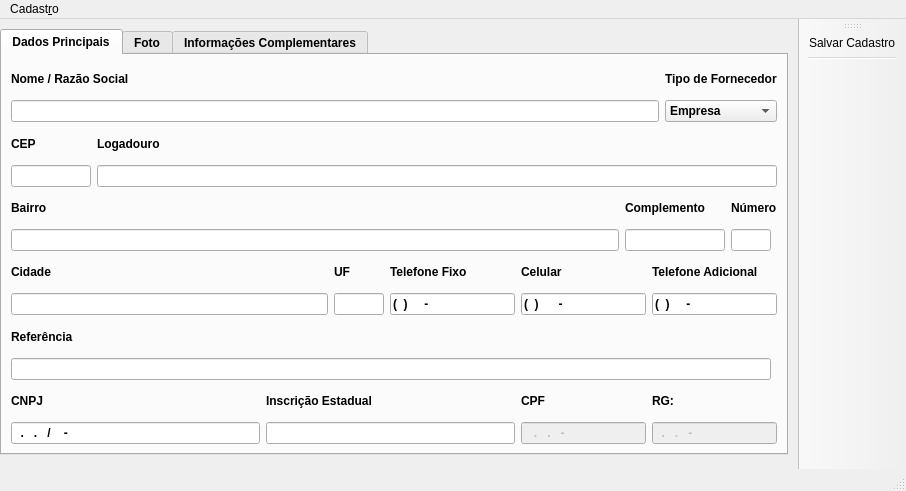
<?xml version="1.0" encoding="UTF-8"?>
<ui version="4.0">
 <class>new_supplier</class>
 <widget class="QMainWindow" name="new_supplier">
  <property name="geometry">
   <rect>
    <x>0</x>
    <y>0</y>
    <width>906</width>
    <height>491</height>
   </rect>
  </property>
  <property name="windowTitle">
   <string>MainWindow</string>
  </property>
  <widget class="QWidget" name="centralwidget">
   <widget class="QTabWidget" name="tabWidget">
    <property name="geometry">
     <rect>
      <x>0</x>
      <y>10</y>
      <width>788</width>
      <height>426</height>
     </rect>
    </property>
    <property name="font">
     <font>
      <weight>75</weight>
      <bold>true</bold>
     </font>
    </property>
    <property name="currentIndex">
     <number>0</number>
    </property>
    <property name="tabBarAutoHide">
     <bool>false</bool>
    </property>
    <widget class="QWidget" name="tab_3">
     <attribute name="title">
      <string>Dados Principais</string>
     </attribute>
     <layout class="QGridLayout" name="gridLayout_21">
      <item row="3" column="0">
       <layout class="QGridLayout" name="gridLayout_3">
        <item row="1" column="1">
         <widget class="QLineEdit" name="uf_lineEdit_mainData">
          <property name="sizePolicy">
           <sizepolicy hsizetype="Fixed" vsizetype="Preferred">
            <horstretch>1</horstretch>
            <verstretch>0</verstretch>
           </sizepolicy>
          </property>
          <property name="maximumSize">
           <size>
            <width>50</width>
            <height>16777215</height>
           </size>
          </property>
          <property name="text">
           <string/>
          </property>
         </widget>
        </item>
        <item row="1" column="4">
         <widget class="QLineEdit" name="additionalPhone_lineEdit_mainData">
          <property name="inputMask">
           <string>(00) 0000-0000</string>
          </property>
          <property name="text">
           <string>() -</string>
          </property>
         </widget>
        </item>
        <item row="0" column="2">
         <widget class="QLabel" name="label_23">
          <property name="text">
           <string>Telefone Fixo</string>
          </property>
         </widget>
        </item>
        <item row="0" column="4">
         <widget class="QLabel" name="label_25">
          <property name="text">
           <string>Telefone Adicional</string>
          </property>
         </widget>
        </item>
        <item row="1" column="3">
         <widget class="QLineEdit" name="cellPhone_lineEdit_mainData">
          <property name="inputMask">
           <string>(00) 00000-0000</string>
          </property>
          <property name="text">
           <string>() -</string>
          </property>
         </widget>
        </item>
        <item row="1" column="2">
         <widget class="QLineEdit" name="landlinePhone_lineEdit_mainData">
          <property name="inputMask">
           <string>(00) 0000-0000</string>
          </property>
         </widget>
        </item>
        <item row="0" column="3">
         <widget class="QLabel" name="label_21">
          <property name="text">
           <string>Celular</string>
          </property>
         </widget>
        </item>
        <item row="0" column="1">
         <widget class="QLabel" name="label_24">
          <property name="text">
           <string>UF</string>
          </property>
         </widget>
        </item>
        <item row="0" column="0">
         <widget class="QLabel" name="label_22">
          <property name="text">
           <string>Cidade</string>
          </property>
         </widget>
        </item>
        <item row="1" column="0">
         <widget class="QLineEdit" name="city_lineEdit_mainData">
          <property name="sizePolicy">
           <sizepolicy hsizetype="Fixed" vsizetype="Fixed">
            <horstretch>50</horstretch>
            <verstretch>0</verstretch>
           </sizepolicy>
          </property>
          <property name="maximumSize">
           <size>
            <width>500</width>
            <height>16777215</height>
           </size>
          </property>
         </widget>
        </item>
       </layout>
      </item>
      <item row="5" column="0">
       <layout class="QGridLayout" name="gridLayout_12">
        <item row="0" column="0">
         <widget class="QLabel" name="label_38">
          <property name="sizePolicy">
           <sizepolicy hsizetype="Minimum" vsizetype="Minimum">
            <horstretch>0</horstretch>
            <verstretch>0</verstretch>
           </sizepolicy>
          </property>
          <property name="text">
           <string>CNPJ</string>
          </property>
         </widget>
        </item>
        <item row="0" column="5">
         <widget class="QLabel" name="label_36">
          <property name="sizePolicy">
           <sizepolicy hsizetype="Minimum" vsizetype="Minimum">
            <horstretch>0</horstretch>
            <verstretch>0</verstretch>
           </sizepolicy>
          </property>
          <property name="text">
           <string>RG:</string>
          </property>
         </widget>
        </item>
        <item row="1" column="5">
         <widget class="QLineEdit" name="rg_lineEdit_mainData">
          <property name="enabled">
           <bool>false</bool>
          </property>
          <property name="locale">
           <locale language="Portuguese" country="Brazil"/>
          </property>
          <property name="inputMask">
           <string>00.000.000-0</string>
          </property>
          <property name="text">
           <string>..-</string>
          </property>
         </widget>
        </item>
        <item row="0" column="2" colspan="2">
         <widget class="QLabel" name="label_37">
          <property name="sizePolicy">
           <sizepolicy hsizetype="Minimum" vsizetype="Minimum">
            <horstretch>0</horstretch>
            <verstretch>0</verstretch>
           </sizepolicy>
          </property>
          <property name="text">
           <string>CPF</string>
          </property>
         </widget>
        </item>
        <item row="1" column="2" colspan="2">
         <widget class="QLineEdit" name="cpf_lineEdit_mainData">
          <property name="enabled">
           <bool>false</bool>
          </property>
          <property name="inputMask">
           <string>000.000.000-00</string>
          </property>
          <property name="text">
           <string>..-</string>
          </property>
         </widget>
        </item>
        <item row="1" column="0">
         <widget class="QLineEdit" name="cnpj_lineEdit_mainData">
          <property name="sizePolicy">
           <sizepolicy hsizetype="Expanding" vsizetype="Fixed">
            <horstretch>150</horstretch>
            <verstretch>0</verstretch>
           </sizepolicy>
          </property>
          <property name="inputMask">
           <string>00.000.000/0000-00</string>
          </property>
          <property name="text">
           <string>../-</string>
          </property>
         </widget>
        </item>
        <item row="0" column="1">
         <widget class="QLabel" name="label_39">
          <property name="sizePolicy">
           <sizepolicy hsizetype="Minimum" vsizetype="Minimum">
            <horstretch>0</horstretch>
            <verstretch>0</verstretch>
           </sizepolicy>
          </property>
          <property name="text">
           <string>Inscrição Estadual</string>
          </property>
         </widget>
        </item>
        <item row="1" column="1">
         <widget class="QLineEdit" name="stateInscription_lineEdit_mainData">
          <property name="sizePolicy">
           <sizepolicy hsizetype="Expanding" vsizetype="Fixed">
            <horstretch>150</horstretch>
            <verstretch>0</verstretch>
           </sizepolicy>
          </property>
          <property name="text">
           <string/>
          </property>
         </widget>
        </item>
       </layout>
      </item>
      <item row="0" column="0">
       <layout class="QGridLayout" name="gridLayout_4">
        <item row="2" column="0">
         <widget class="QLineEdit" name="name_lineEdit_mainData">
          <property name="locale">
           <locale language="Portuguese" country="Brazil"/>
          </property>
          <property name="inputMask">
           <string/>
          </property>
         </widget>
        </item>
        <item row="2" column="1">
         <widget class="QComboBox" name="customerType_comboBox_mainData">
          <item>
           <property name="text">
            <string>Empresa</string>
           </property>
          </item>
          <item>
           <property name="text">
            <string>Pessoa Física</string>
           </property>
          </item>
         </widget>
        </item>
        <item row="1" column="0">
         <widget class="QLabel" name="label_26">
          <property name="sizePolicy">
           <sizepolicy hsizetype="Minimum" vsizetype="Minimum">
            <horstretch>0</horstretch>
            <verstretch>0</verstretch>
           </sizepolicy>
          </property>
          <property name="text">
           <string>Nome / Razão Social</string>
          </property>
         </widget>
        </item>
        <item row="1" column="1">
         <widget class="QLabel" name="label_34">
          <property name="sizePolicy">
           <sizepolicy hsizetype="Preferred" vsizetype="Minimum">
            <horstretch>0</horstretch>
            <verstretch>0</verstretch>
           </sizepolicy>
          </property>
          <property name="text">
           <string>Tipo de Fornecedor</string>
          </property>
         </widget>
        </item>
       </layout>
      </item>
      <item row="1" column="0">
       <layout class="QGridLayout" name="gridLayout_13">
        <item row="0" column="0">
         <widget class="QLabel" name="label_41">
          <property name="text">
           <string>CEP</string>
          </property>
         </widget>
        </item>
        <item row="1" column="1">
         <widget class="QLineEdit" name="address_lineEdit_mainData"/>
        </item>
        <item row="0" column="1">
         <widget class="QLabel" name="label_40">
          <property name="text">
           <string>Logadouro</string>
          </property>
         </widget>
        </item>
        <item row="1" column="0">
         <widget class="QLineEdit" name="cep_lineEdit_mainData">
          <property name="maximumSize">
           <size>
            <width>80</width>
            <height>16777215</height>
           </size>
          </property>
          <property name="focusPolicy">
           <enum>Qt::StrongFocus</enum>
          </property>
          <property name="toolTip">
           <string>&lt;html&gt;&lt;head/&gt;&lt;body&gt;&lt;p&gt;somente números&lt;/p&gt;&lt;/body&gt;&lt;/html&gt;</string>
          </property>
          <property name="inputMethodHints">
           <set>Qt::ImhPreferNumbers</set>
          </property>
          <property name="inputMask">
           <string/>
          </property>
          <property name="text">
           <string/>
          </property>
          <property name="maxLength">
           <number>32767</number>
          </property>
          <property name="cursorPosition">
           <number>0</number>
          </property>
         </widget>
        </item>
       </layout>
      </item>
      <item row="2" column="0">
       <layout class="QGridLayout" name="gridLayout_11">
        <item row="0" column="0">
         <widget class="QLabel" name="label_16">
          <property name="text">
           <string>Bairro</string>
          </property>
         </widget>
        </item>
        <item row="1" column="0" colspan="2">
         <widget class="QLineEdit" name="neighborhood_lineEdit_mainData">
          <property name="sizePolicy">
           <sizepolicy hsizetype="Expanding" vsizetype="Fixed">
            <horstretch>100</horstretch>
            <verstretch>0</verstretch>
           </sizepolicy>
          </property>
          <property name="maximumSize">
           <size>
            <width>800</width>
            <height>16777215</height>
           </size>
          </property>
         </widget>
        </item>
        <item row="0" column="3" colspan="2">
         <widget class="QLabel" name="label_20">
          <property name="text">
           <string>Número</string>
          </property>
         </widget>
        </item>
        <item row="1" column="3">
         <widget class="QLineEdit" name="number_lineEdit_mainData">
          <property name="sizePolicy">
           <sizepolicy hsizetype="Expanding" vsizetype="Fixed">
            <horstretch>1</horstretch>
            <verstretch>0</verstretch>
           </sizepolicy>
          </property>
          <property name="inputMask">
           <string>00000</string>
          </property>
         </widget>
        </item>
        <item row="1" column="2">
         <widget class="QLineEdit" name="complement_lineEdit_mainData">
          <property name="sizePolicy">
           <sizepolicy hsizetype="Expanding" vsizetype="Minimum">
            <horstretch>0</horstretch>
            <verstretch>0</verstretch>
           </sizepolicy>
          </property>
          <property name="maximumSize">
           <size>
            <width>100</width>
            <height>16777215</height>
           </size>
          </property>
         </widget>
        </item>
        <item row="0" column="2">
         <widget class="QLabel" name="label_19">
          <property name="text">
           <string>Complemento</string>
          </property>
         </widget>
        </item>
       </layout>
      </item>
      <item row="4" column="0">
       <layout class="QGridLayout" name="gridLayout_10">
        <item row="0" column="0" colspan="2">
         <widget class="QLabel" name="label_32">
          <property name="text">
           <string>Referência</string>
          </property>
         </widget>
        </item>
        <item row="1" column="0">
         <widget class="QLineEdit" name="reference_lineEdit_mainData">
          <property name="sizePolicy">
           <sizepolicy hsizetype="Expanding" vsizetype="Fixed">
            <horstretch>25</horstretch>
            <verstretch>0</verstretch>
           </sizepolicy>
          </property>
          <property name="locale">
           <locale language="Portuguese" country="Brazil"/>
          </property>
          <property name="inputMask">
           <string/>
          </property>
          <property name="text">
           <string/>
          </property>
         </widget>
        </item>
       </layout>
      </item>
     </layout>
    </widget>
    <widget class="QWidget" name="tab_6">
     <attribute name="title">
      <string>Foto</string>
     </attribute>
     <layout class="QGridLayout" name="gridLayout_22">
      <item row="0" column="0">
       <widget class="QFrame" name="pic_frame_mainData">
        <property name="sizePolicy">
         <sizepolicy hsizetype="Preferred" vsizetype="Preferred">
          <horstretch>50</horstretch>
          <verstretch>50</verstretch>
         </sizepolicy>
        </property>
        <property name="frameShape">
         <enum>QFrame::StyledPanel</enum>
        </property>
        <property name="frameShadow">
         <enum>QFrame::Raised</enum>
        </property>
        <widget class="QLabel" name="pic_label_picture">
         <property name="geometry">
          <rect>
           <x>220</x>
           <y>10</y>
           <width>291</width>
           <height>261</height>
          </rect>
         </property>
         <property name="sizePolicy">
          <sizepolicy hsizetype="Ignored" vsizetype="Ignored">
           <horstretch>0</horstretch>
           <verstretch>0</verstretch>
          </sizepolicy>
         </property>
         <property name="minimumSize">
          <size>
           <width>0</width>
           <height>0</height>
          </size>
         </property>
         <property name="baseSize">
          <size>
           <width>0</width>
           <height>0</height>
          </size>
         </property>
         <property name="font">
          <font>
           <pointsize>20</pointsize>
          </font>
         </property>
         <property name="styleSheet">
          <string notr="true">color: rgb(114, 159, 207);</string>
         </property>
         <property name="text">
          <string/>
         </property>
         <property name="pixmap">
          <pixmap resource="icons.qrc">:/images/blank.svg</pixmap>
         </property>
         <property name="scaledContents">
          <bool>true</bool>
         </property>
        </widget>
       </widget>
      </item>
      <item row="1" column="0">
       <layout class="QGridLayout" name="gridLayout_19">
        <item row="1" column="2">
         <widget class="QPushButton" name="takepic_pushbutton_mainData">
          <property name="sizePolicy">
           <sizepolicy hsizetype="Expanding" vsizetype="Expanding">
            <horstretch>0</horstretch>
            <verstretch>0</verstretch>
           </sizepolicy>
          </property>
          <property name="text">
           <string>USAR CAMÊRA</string>
          </property>
          <property name="icon">
           <iconset resource="icons.qrc">
            <normaloff>:/Icons/start_camera.svg</normaloff>:/Icons/start_camera.svg</iconset>
          </property>
          <property name="iconSize">
           <size>
            <width>42</width>
            <height>42</height>
           </size>
          </property>
         </widget>
        </item>
        <item row="1" column="0">
         <widget class="QPushButton" name="pushButton_2">
          <property name="sizePolicy">
           <sizepolicy hsizetype="Expanding" vsizetype="Expanding">
            <horstretch>0</horstretch>
            <verstretch>0</verstretch>
           </sizepolicy>
          </property>
          <property name="text">
           <string>ESCOLHER ARQUIVO</string>
          </property>
          <property name="icon">
           <iconset resource="icons.qrc">
            <normaloff>:/Icons/save_image.svg</normaloff>:/Icons/save_image.svg</iconset>
          </property>
          <property name="iconSize">
           <size>
            <width>42</width>
            <height>42</height>
           </size>
          </property>
         </widget>
        </item>
        <item row="1" column="1">
         <widget class="QPushButton" name="remove_pushButton_picture">
          <property name="sizePolicy">
           <sizepolicy hsizetype="Expanding" vsizetype="Expanding">
            <horstretch>0</horstretch>
            <verstretch>0</verstretch>
           </sizepolicy>
          </property>
          <property name="text">
           <string>REMOVER IMAGEM</string>
          </property>
          <property name="icon">
           <iconset resource="icons.qrc">
            <normaloff>:/Icons/trash.svg</normaloff>:/Icons/trash.svg</iconset>
          </property>
          <property name="iconSize">
           <size>
            <width>42</width>
            <height>42</height>
           </size>
          </property>
         </widget>
        </item>
       </layout>
      </item>
     </layout>
    </widget>
    <widget class="QWidget" name="tab_7">
     <attribute name="title">
      <string>Informações Complementares</string>
     </attribute>
     <layout class="QGridLayout" name="gridLayout_20">
      <item row="3" column="0" colspan="2">
       <widget class="QTextBrowser" name="note_addtionalInfo"/>
      </item>
      <item row="1" column="1">
       <widget class="QLineEdit" name="email_lineEdit_additionalInfo"/>
      </item>
      <item row="0" column="1">
       <widget class="QLabel" name="label_43">
        <property name="text">
         <string>Email</string>
        </property>
       </widget>
      </item>
      <item row="2" column="1">
       <widget class="QLabel" name="label_44">
        <property name="text">
         <string>Observaçoes</string>
        </property>
       </widget>
      </item>
     </layout>
    </widget>
   </widget>
  </widget>
  <widget class="QMenuBar" name="menubar">
   <property name="geometry">
    <rect>
     <x>0</x>
     <y>0</y>
     <width>906</width>
     <height>30</height>
    </rect>
   </property>
   <widget class="QMenu" name="menuCadastro">
    <property name="title">
     <string>Cadast&amp;ro</string>
    </property>
    <addaction name="action_register_supplier"/>
   </widget>
   <addaction name="menuCadastro"/>
  </widget>
  <widget class="QStatusBar" name="statusbar"/>
  <widget class="QToolBar" name="toolBar">
   <property name="windowTitle">
    <string>toolBar</string>
   </property>
   <property name="iconSize">
    <size>
     <width>42</width>
     <height>42</height>
    </size>
   </property>
   <property name="toolButtonStyle">
    <enum>Qt::ToolButtonTextUnderIcon</enum>
   </property>
   <attribute name="toolBarArea">
    <enum>RightToolBarArea</enum>
   </attribute>
   <attribute name="toolBarBreak">
    <bool>false</bool>
   </attribute>
   <addaction name="action_register_supplier"/>
   <addaction name="separator"/>
  </widget>
  <action name="action_register_supplier">
   <property name="icon">
    <iconset resource="icons.qrc">
     <normaloff>:/Icons/save.svg</normaloff>:/Icons/save.svg</iconset>
   </property>
   <property name="text">
    <string>&amp;Salvar Cadastro</string>
   </property>
  </action>
 </widget>
 <resources>
  <include location="icons.qrc"/>
 </resources>
 <connections/>
</ui>
